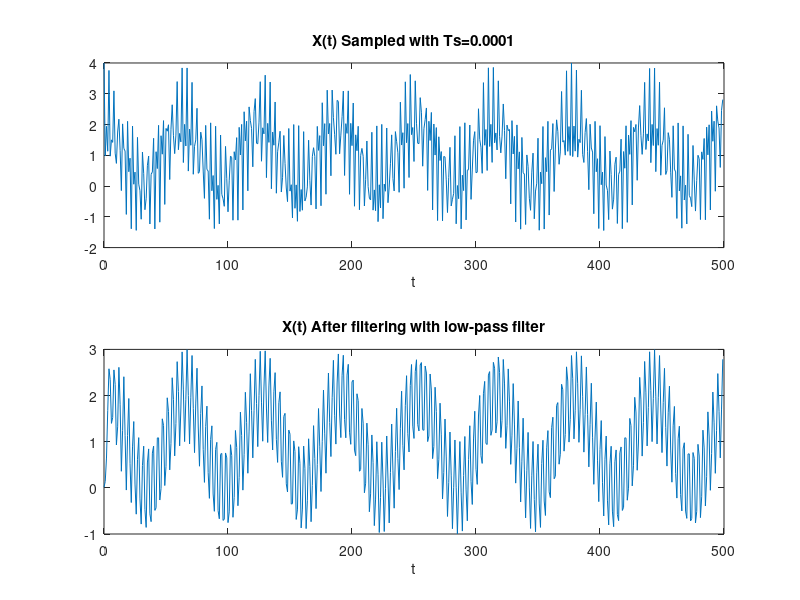
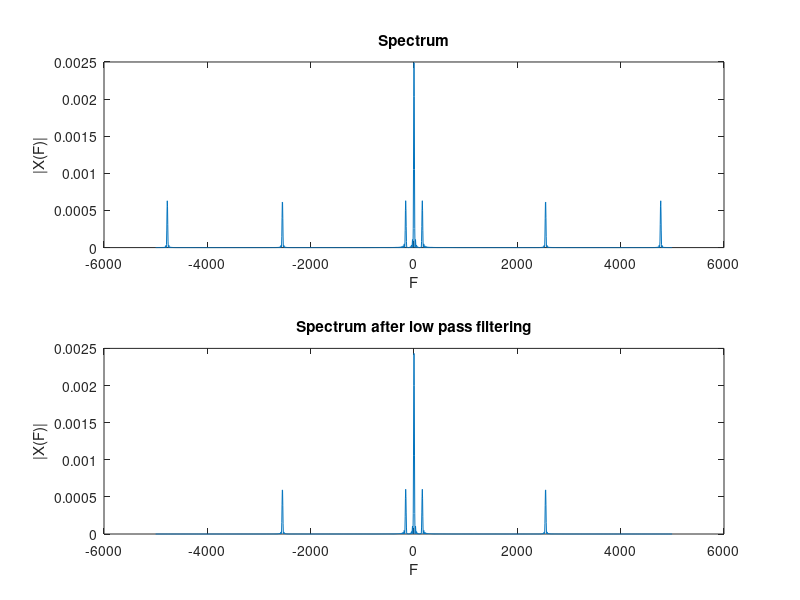
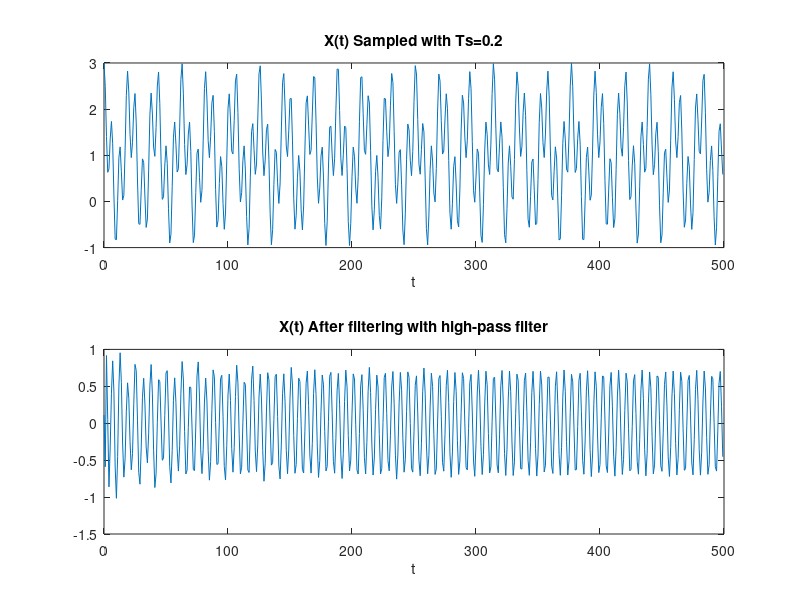
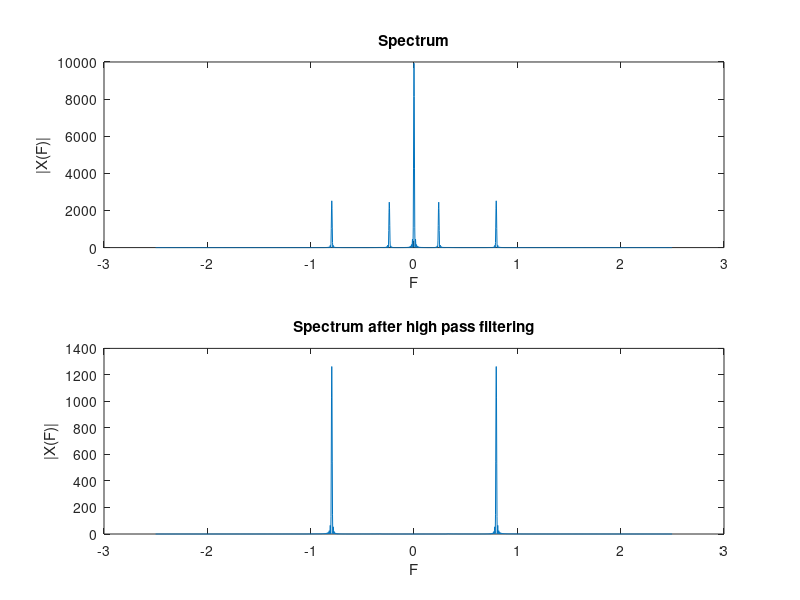

The MATLAB script that drew these images, in order:
%THL_302_PROJECT3_C
%PRINITIS POLYDOROS 2018030098
%LEONTIS PANAGIOTIS 2018030099
%MANTELOS VASILEIOS 2018030128

clear all;
close all;

%Specifications
Fs=10*10^3;
Ts=1/Fs;
wp=2*pi*3000;
ws=2*pi*4000;
ripple_p=3;
ripple_s=30;
%Create low-pass filter
[N,Wn]=buttord(wp,ws,ripple_p,ripple_s,'s');
Fcut=Wn/(2*pi);
Fnyquist=Fs/2;
Fbutter=Fcut/Fnyquist;
[B,A]=butter(N,Fbutter);
%Create Frequency Axis
Ns=2048;
F=-Fs/2:Fs/Ns:Fs/2-Fs/Ns;
%Sampling
n=0:499;
x1=1+cos(1000*n*Ts)+cos(16000*n*Ts)+cos(30000*n*Ts);
%Filtering
X1=filter(B,A,x1);
%Compute Fourier Transforms for each signal
Fx1=fftshift(fft(x1,Ns))*Ts;
FX1=fftshift(fft(X1,Ns))*Ts;

figure()
subplot(2,1,1)
plot(n,x1);
title(['X(t) Sampled with Ts=' num2str(Ts)]);
xlabel('t');
subplot(2,1,2);
plot(n,X1);
title('X(t) After filtering with low-pass filter');
xlabel('t')

figure()
subplot(2,1,1)
plot(F,abs(Fx1).^2);
title('Spectrum');
xlabel('F');
ylabel('|X(F)|');
subplot(2,1,2)
plot(F,abs(FX1).^2);
title('Spectrum after low pass filtering');
xlabel('F');
ylabel('|X(F)|');
%% PART 2
%Specifications
Ts=0.2;
Fs=1/Ts;
wc=2;
Fcut=wc/(2*pi);
Fnyquist=Fs/2;
Fcheby=Fcut/Fnyquist;
%Create high-pass filters
[num2,den2]=cheby1(16,3,Fcheby,'high');
%Create Frequency Axis
F=-Fs/2:Fs/Ns:Fs/2-Fs/Ns;

%Sampling
n=0:499;
x2=1+cos(1.5*n*Ts)+cos(5*n*Ts);
%Filtering
X2=filter(num2,den2,x2);

%Compute Fourier Transforms for each signal
Fx2=fftshift(fft(x2,Ns))*Ts;
FX2=fftshift(fft(X2,Ns))*Ts;


figure()
subplot(2,1,1)
plot(n,x2);
title(['X(t) Sampled with Ts=' num2str(Ts)]);
xlabel('t');
subplot(2,1,2)
plot(n,X2);
title('X(t) After filtering with high-pass filter');
xlabel('t')

figure()
subplot(2,1,1)
plot(F,abs(Fx2).^2);
title('Spectrum');
xlabel('F');
ylabel('|X(F)|');
subplot(2,1,2)
plot(F,abs(FX2).^2)
title('Spectrum after high pass filtering');
xlabel('F');
ylabel('|X(F)|');
